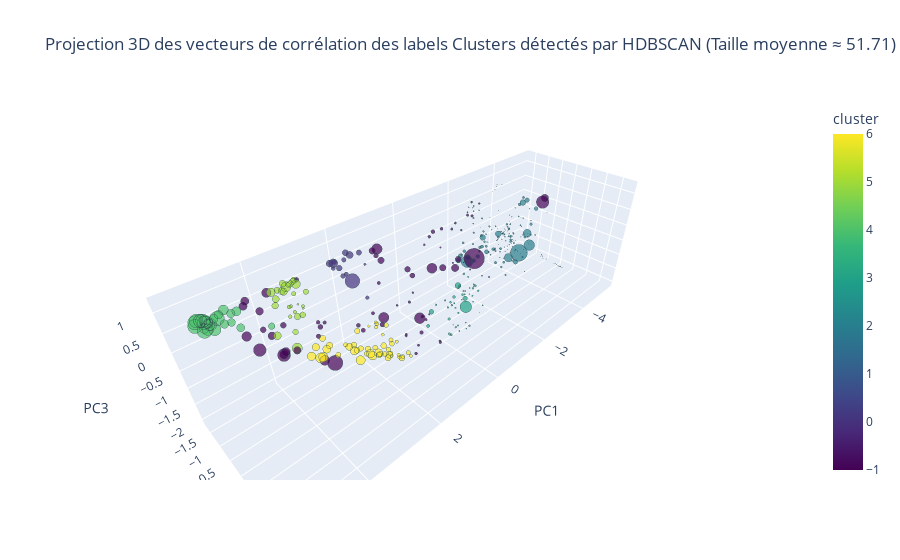

The notebook cell saved with this chart:
### Markdown cell above
#### Projection en 3D des comportements avec PACMAP et HDBSCAN (sans PCA)

### Code cell
import pandas as pd
import numpy as np
import pacmap
import hdbscan
import plotly.express as px


# Réduction de dimension à 3D avec PaCMAP
# On choisit n_neighbors=30, MN_ratio=0.8, FP_ratio=1.0 pour favoriser une structure globale
pacmap_reducer = pacmap.PaCMAP(n_components=3, n_neighbors=30, MN_ratio=0.8, FP_ratio=1.0, random_state=42)
embedding = pacmap_reducer.fit_transform(corr_vectors)

# Clustering avec HDBSCAN pour détecter des clusters (min_cluster_size=10 pour obtenir des clusters robustes)
clusterer = hdbscan.HDBSCAN(min_cluster_size=10, metric='euclidean')
clusters = clusterer.fit_predict(embedding)

# Préparer un DataFrame pour la visualisation avec Plotly
viz_df = pd.DataFrame({
    'label': corr_matrix.columns,
    'PC1': embedding[:, 0],
    'PC2': embedding[:, 1],
    'PC3': embedding[:, 2],
    'cluster': clusters,
    'frequency': target[label_columns].sum()  # fréquence d'apparition de chaque label
})

# Calcul de la taille moyenne des clusters (excluant le bruit, identifié par cluster == -1)
valid_clusters = viz_df[viz_df['cluster'] != -1]
if not valid_clusters.empty:
    cluster_sizes = valid_clusters.groupby('cluster').size()
    avg_cluster_size = cluster_sizes.mean()
else:
    avg_cluster_size = 0

print("Nombre de clusters (excluant le bruit):", valid_clusters['cluster'].nunique())
print("Taille moyenne des clusters (excluant le bruit):", avg_cluster_size)

# Visualisation interactive 3D avec Plotly Express
fig = px.scatter_3d(
    viz_df,
    x='PC1', y='PC2', z='PC3',
    color='cluster',
    size='frequency',
    hover_name='label',
    title='Projection 3D des vecteurs de corrélation des labels\n' +
          f'Clusters détectés par HDBSCAN (Taille moyenne ≈ {avg_cluster_size:.2f})',
    color_continuous_scale='Viridis'
)

fig.update_traces(marker=dict(line=dict(width=0.5, color='DarkSlateGrey')))
fig.show()

### Figure 1 — Plotly figure (JSON) as saved in the notebook; plotly's stock layout.template omitted (floating-point values rounded to 4 significant figures; data arrays with more than 128 entries replaced by an {"elided": "..."} marker saying what was removed)
{"data": [{"hovertemplate": "<b>%{hovertext}</b><br><br>PC1=%{x}<br>PC2=%{y}<br>PC3=%{z}<br>frequency=%{marker.size}<br>cluster=%{marker.color}<extra></extra>", "hovertext": {"elided": "453 str values"}, "legendgroup": "", "marker": {"color": {"elided": "453 int values"}, "coloraxis": "coloraxis", "line": {"color": "DarkSlateGrey", "width": 0.5}, "size": {"elided": "453 int values"}, "sizemode": "area", "sizeref": 45.36, "symbol": "circle"}, "mode": "markers", "name": "", "scene": "scene", "showlegend": false, "type": "scatter3d", "x": {"elided": "453 float values"}, "y": {"elided": "453 float values"}, "z": {"elided": "453 float values"}}], "layout": {"coloraxis": {"colorbar": {"title": {"text": "cluster"}}, "colorscale": [[0, "#440154"], [0.1111, "#482878"], [0.2222, "#3e4989"], [0.3333, "#31688e"], [0.4444, "#26828e"], [0.5556, "#1f9e89"], [0.6667, "#35b779"], [0.7778, "#6ece58"], [0.8889, "#b5de2b"], [1, "#fde725"]]}, "legend": {"itemsizing": "constant", "tracegroupgap": 0}, "scene": {"domain": {"x": [0, 1], "y": [0, 1]}, "xaxis": {"title": {"text": "PC1"}}, "yaxis": {"title": {"text": "PC2"}}, "zaxis": {"title": {"text": "PC3"}}}, "title": {"text": "Projection 3D des vecteurs de corrélation des labels\nClusters détectés par HDBSCAN (Taille moyenne ≈ 51.71)"}}}
